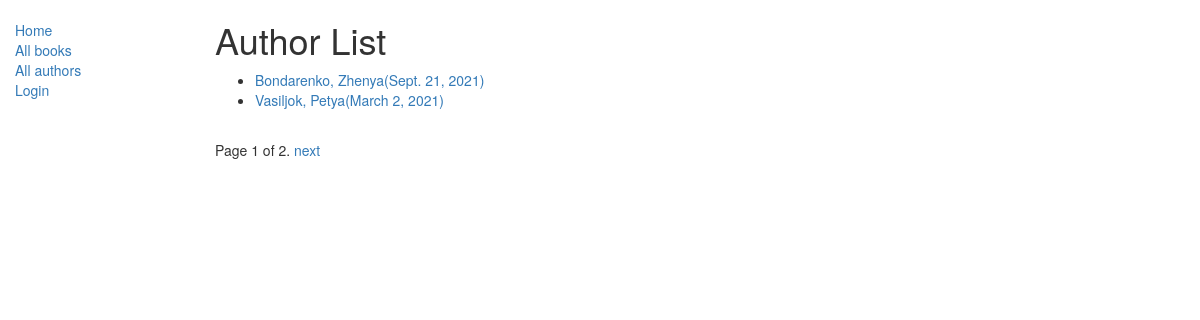
Screenshot of /catalog/authors/ with the database file from the repository.
### catalog/models.py (models this page shows, shortened)
class Author(models.Model):
    first_name = models.CharField(max_length=100)
    last_name = models.CharField(max_length=100)
    date_of_birth = models.DateField(null=True, blank=True)
    date_of_death = models.DateField('Died', null=True, blank=True)
    def get_absolute_url(self):
        return reverse('author-detail', args=[str(self.id)])

### catalog/views.py (the view)
# urls.py: url(r'authors/?', views.AuthorListView.as_view(), name='authors'),
class AuthorListView(generic.ListView):
    model = Author
    paginate_by = 2

### catalog/templates/catalog/author_list.html (shortened to what this page needs)
{% extends 'base_generic.html' %}
{% block content %}
    <h1>Author List</h1>
    {% if author_list %}
    <ul>
        {% for author in author_list %}
        <li><a href="{{ author.get_absolute_url }}">{{ author.first_name }}, {{ author.last_name }}({{ author.date_of_birth }})</a></li>
        {% endfor %}
    </ul>
    {% else %}
        <p>There are no authors.</p>
    {% endif %}
{% endblock %}

### rows the page displays
Author: first_name "Bondarenko", last_name "Zhenya", date_of_birth "Sept. 21, 2021"
Author: first_name "Vasiljok", last_name "Petya", date_of_birth "March 2, 2021"

### other values shown
{{ page_obj.number }} "1"
{{ page_obj.paginator.num_pages }} "2"
